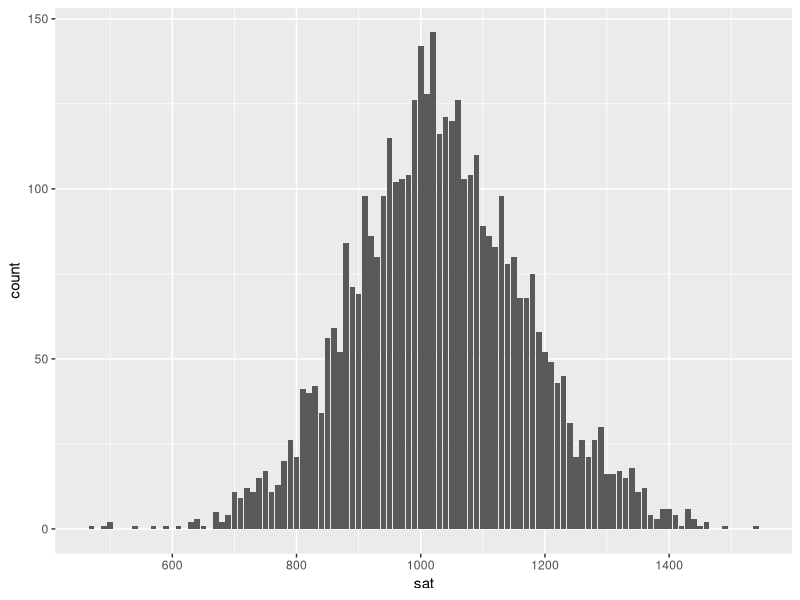
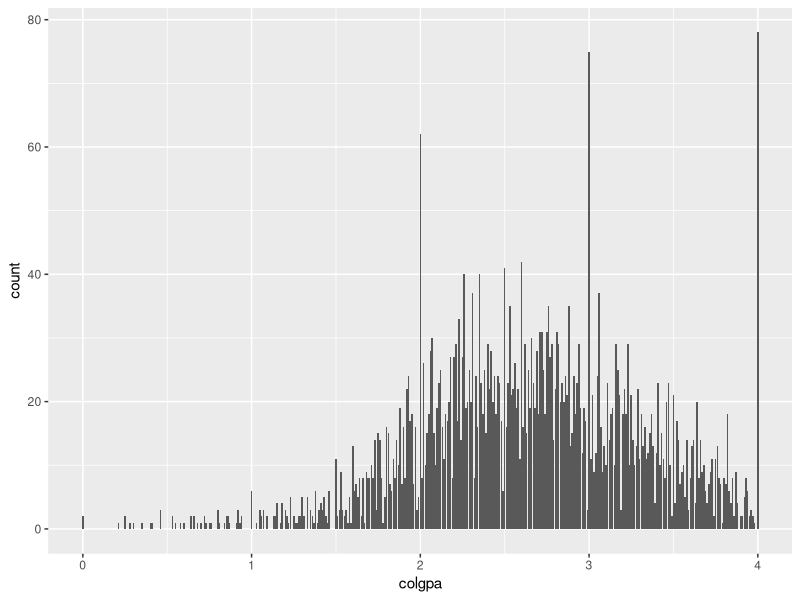
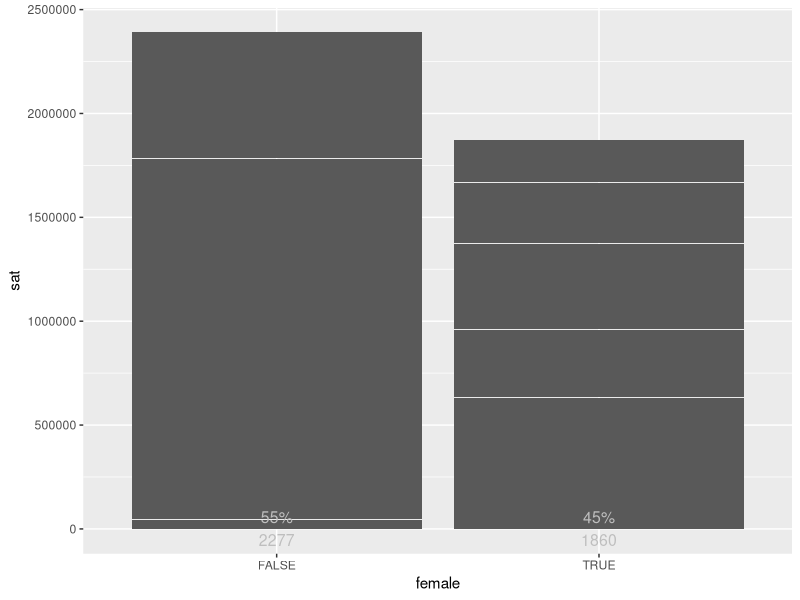
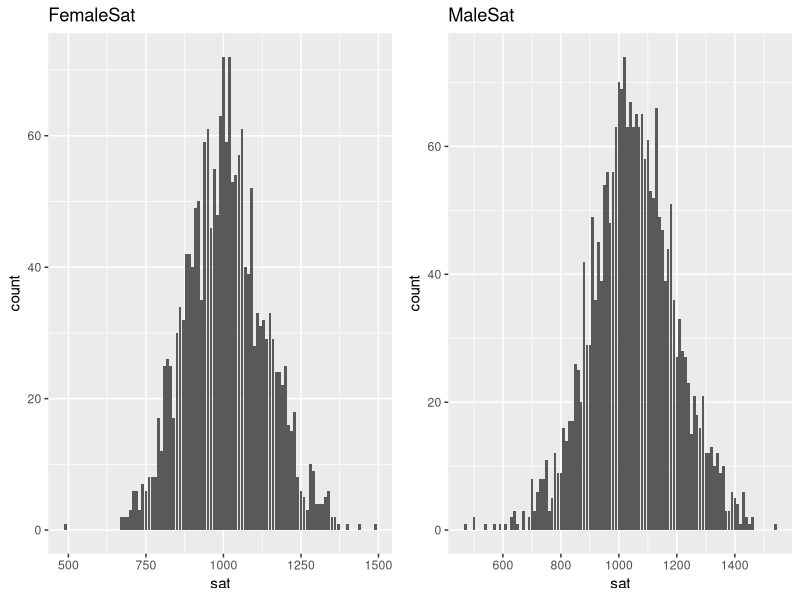
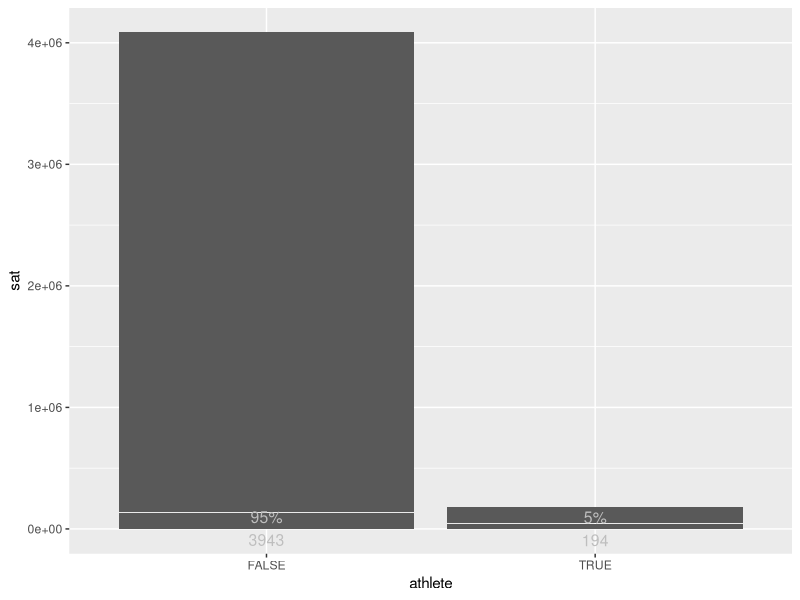
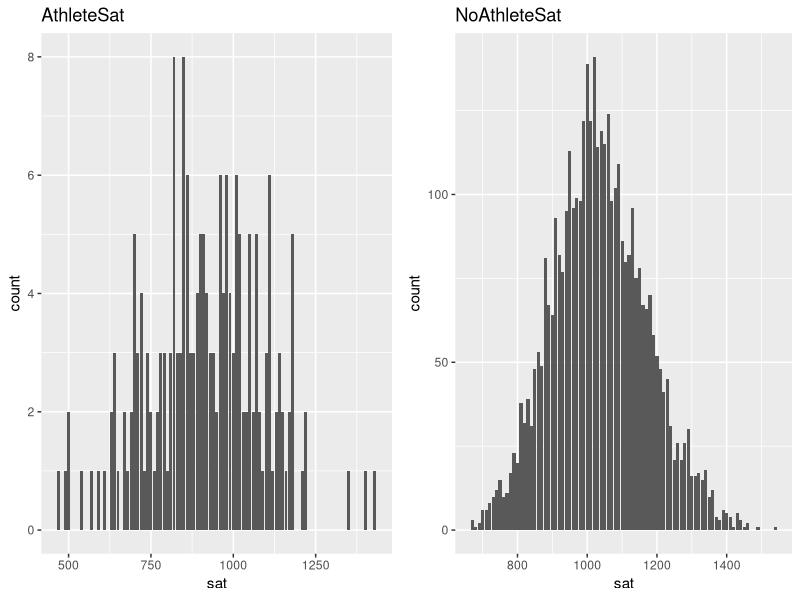
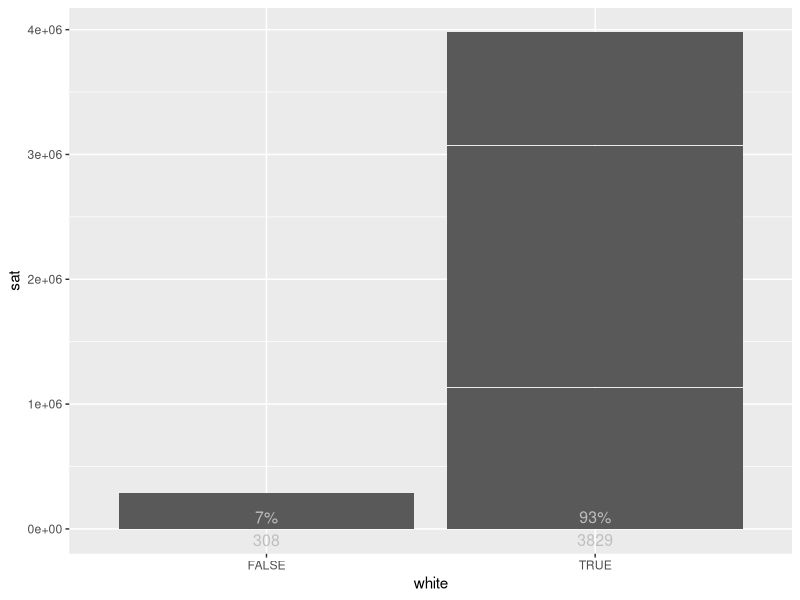
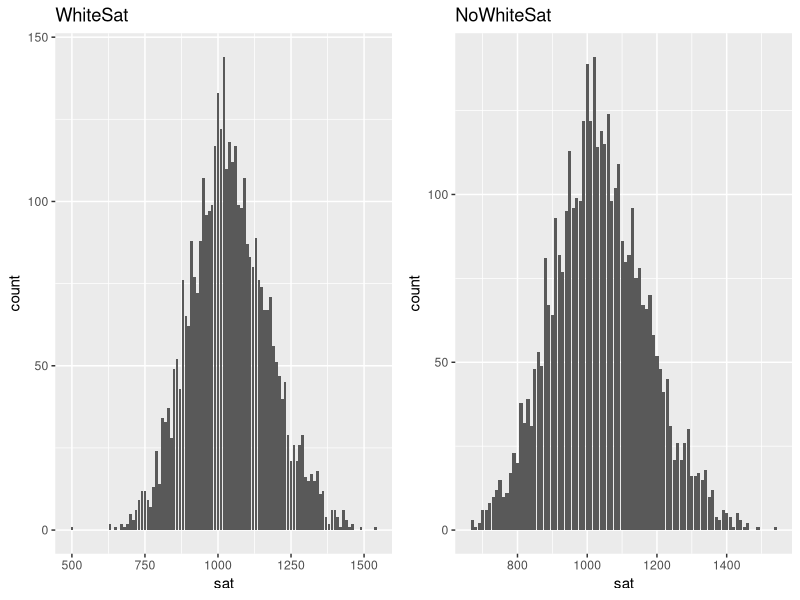

Write the R code that produced these figures, in order.
## ---- chunk 1
knitr::opts_chunk$set(echo = TRUE)
## ---- chunk 2
gpa <- read.csv("gpa_clean.csv")
## ---- chunk 3
str(gpa)
## ---- chunk 4
summary(gpa)
## ---- chunk 5
dim(gpa)
## ---- chunk 6
summary(gpa)
## ---- chunk 7
if (!require('ggplot2')) install.packages('ggplot2'); library('ggplot2')
ggplot(data=gpa, aes(x = sat)) +
  geom_bar()
## ---- chunk 8
if (!require('ggplot2')) install.packages('ggplot2'); library('ggplot2')
ggplot(data=gpa, aes(x = colgpa)) +
  geom_bar()
## ---- chunk 9
if (!require('ggplot2')) install.packages('ggplot2'); library('ggplot2')
ggplot(data=gpa, aes(x = female, y = sat)) +
  geom_bar(stat = "identity") +
  stat_count(aes(label=paste0(sprintf("%1.f", ..count../sum(..count..)*100),
                              "%\n", ..count..), y=0.5*..count..), 
             geom="text", colour="grey", size=4, position=position_dodge(width=.9))
## ---- chunk 10
if (!require('gridExtra')) install.packages('gridExtra'); library('gridExtra')
femalegpa <- gpa[which(gpa$female==TRUE),]
p1 <- ggplot(data=femalegpa, aes(x = sat)) +
  geom_bar() + ggtitle("FemaleSat")
malegpa <- gpa[which(gpa$female==FALSE),]
p2 <- ggplot(data=malegpa, aes(x = sat)) +
  geom_bar() + ggtitle("MaleSat")
grid.arrange(p1, p2, nrow=1)
## ---- chunk 11
ggplot(data=gpa, aes(x = athlete, y = sat)) +
  geom_bar(stat = "identity") +
  stat_count(aes(label=paste0(sprintf("%1.f", ..count../sum(..count..)*100),
                              "%\n", ..count..), y=0.5*..count..), 
             geom="text", colour="grey", size=4, position=position_dodge(width=.9))
## ---- chunk 12
athletegpa <- gpa[which(gpa$athlete==TRUE),]
p3 <- ggplot(data=athletegpa, aes(x = sat)) +
  geom_bar() + ggtitle("AthleteSat")
noathletegpa <- gpa[which(gpa$athlete==FALSE),]
p4 <- ggplot(data=noathletegpa, aes(x = sat)) +
  geom_bar() + ggtitle("NoAthleteSat")
grid.arrange(p3, p4, nrow=1)
## ---- chunk 13
ggplot(data=gpa, aes(x = white, y = sat)) +
  geom_bar(stat = "identity") +
  stat_count(aes(label=paste0(sprintf("%1.f", ..count../sum(..count..)*100),
                              "%\n", ..count..), y=0.5*..count..), 
             geom="text", colour="grey", size=4, position=position_dodge(width=.9))
## ---- chunk 14
whitegpa <- gpa[which(gpa$white==TRUE),]
p5 <- ggplot(data=whitegpa, aes(x = sat)) +
  geom_bar() + ggtitle("WhiteSat")
nowhitegpa <- gpa[which(gpa$athlete==FALSE),]
p6 <- ggplot(data=nowhitegpa, aes(x = sat)) +
  geom_bar() + ggtitle("NoWhiteSat")
grid.arrange(p5, p6, nrow=1)
## ---- chunk 15
ggplot(data=gpa, aes(x = black, y = sat)) +
  geom_bar(stat = "identity") +
  stat_count(aes(label=paste0(sprintf("%1.f", ..count../sum(..count..)*100),
                              "%\n", ..count..), y=0.5*..count..), 
             geom="text", colour="grey", size=4, position=position_dodge(width=.9))
## ---- chunk 16
blackgpa <- gpa[which(gpa$black==TRUE),]
p7 <- ggplot(data=whitegpa, aes(x = sat)) +
  geom_bar() + ggtitle("BlackSat")
noblackgpa <- gpa[which(gpa$black==FALSE),]
p8 <- ggplot(data=noblackgpa, aes(x = sat)) +
  geom_bar() + ggtitle("NoBlackSat")
grid.arrange(p7, p8, nrow=1)
## ---- chunk 17
if (!require('dplyr')) install.packages('dplyr'); library('dplyr')
N=nrow(gpa)
y=rep(0,N)
y1<-data.frame(y)
names(y1)<-"ceros"
gpa2 <-bind_cols(gpa, y1)

p9<-ggplot(gpa2)+ 
  geom_density(aes(x= sat), adjust=2) + 
  aes(colour = female) + 
    labs(title="Female", y=" ", x="  " ) +
  theme(legend.position = "top")         +
  geom_point(aes(x=sat, y=ceros),  size=1)

p10<-ggplot(gpa2)+ 
  geom_density(aes(x= sat), adjust=2) + 
  aes(colour = athlete) + 
    labs(title="Athlete", y=" ", x="  " ) +
  theme(legend.position = "top")         +
  geom_point(aes(x=sat, y=ceros),  size=1)

p11<-ggplot(gpa2)+ 
  geom_density(aes(x= sat), adjust=2) + 
  aes(colour = white) + 
    labs(title="White", y=" ", x=" " ) +
  theme(legend.position = "top")         +
  geom_point(aes(x=sat, y=ceros),  size=1)

p12<-ggplot(gpa2)+ 
  geom_density(aes(x= sat), adjust=2) + 
  aes(colour = black) + 
    labs(title="Black", y=" ", x=" " ) +
  theme(legend.position = "top")         +
  geom_point(aes(x=sat, y=ceros),  size=1)

grid.arrange(p9, p10, p11, p12, ncol=2)
## ---- chunk 18
ggplot(data=gpa, aes(x = female, y =colgpa)) +
  geom_bar(stat = "identity") +
  stat_count(aes(label=paste0(sprintf("%1.f", ..count../sum(..count..)*100),
                              "%\n", ..count..), y=0.5*..count..), 
             geom="text", colour="grey", size=4, position=position_dodge(width=.9))
## ---- chunk 19
femalecolgpa <- gpa[which(gpa$female==TRUE),]
p13 <- ggplot(data=femalecolgpa, aes(x = colgpa)) +
  geom_bar() + ggtitle("FemaleColgpa")
malecolgpa <- gpa[which(gpa$female==FALSE),]
p14 <- ggplot(data=malecolgpa, aes(x = colgpa)) +
  geom_bar() + ggtitle("MaleColgpa")
grid.arrange(p13, p14, nrow=1)
## ---- chunk 20
ggplot(data=gpa, aes(x = athlete, y =colgpa)) +
  geom_bar(stat = "identity") +
  stat_count(aes(label=paste0(sprintf("%1.f", ..count../sum(..count..)*100),
                              "%\n", ..count..), y=0.5*..count..), 
             geom="text", colour="grey", size=4, position=position_dodge(width=.9))
## ---- chunk 21
athletecolgpa <- gpa[which(gpa$athlete==TRUE),]
p15 <- ggplot(data=athletecolgpa, aes(x = colgpa)) +
  geom_bar() + ggtitle("AthleteColgpa")
noathletecolgpa <- gpa[which(gpa$athlete==FALSE),]
p16 <- ggplot(data=noathletecolgpa, aes(x = colgpa)) +
  geom_bar() + ggtitle("NoAthleteColgpa")
grid.arrange(p15, p16, nrow=1)
## ---- chunk 22
ggplot(data=gpa, aes(x = white, y =colgpa)) +
  geom_bar(stat = "identity") +
  stat_count(aes(label=paste0(sprintf("%1.f", ..count../sum(..count..)*100),
                              "%\n", ..count..), y=0.5*..count..), 
             geom="text", colour="grey", size=4, position=position_dodge(width=.9))
## ---- chunk 23
whitecolgpa <- gpa[which(gpa$white==TRUE),]
p17 <- ggplot(data=whitecolgpa, aes(x = colgpa)) +
  geom_bar() + ggtitle("WhiteColgpa")
nowhitecolgpa <- gpa[which(gpa$athlete==FALSE),]
p18 <- ggplot(data=nowhitecolgpa, aes(x = colgpa)) +
  geom_bar() + ggtitle("NoWhiteColgpa")
grid.arrange(p17, p18, nrow=1)
## ---- chunk 24
ggplot(data=gpa, aes(x = black, y =colgpa)) +
  geom_bar(stat = "identity") +
  stat_count(aes(label=paste0(sprintf("%1.f", ..count../sum(..count..)*100),
                              "%\n", ..count..), y=0.5*..count..), 
             geom="text", colour="grey", size=4, position=position_dodge(width=.9))
## ---- chunk 25
blackcolgpa <- gpa[which(gpa$black==TRUE),]
p19 <- ggplot(data=blackcolgpa, aes(x = colgpa)) +
  geom_bar() + ggtitle("BlackColgpa")
noblackcolgpa <- gpa[which(gpa$black==FALSE),]
p20 <- ggplot(data=noblackcolgpa, aes(x = colgpa)) +
  geom_bar() + ggtitle("NoBlackColgpa")
grid.arrange(p19, p20, nrow=1)
## ---- chunk 26
p21<-ggplot(gpa2)+ 
  geom_density(aes(x= colgpa), adjust=2) + 
  aes(colour = female) + 
    labs(title="Female", y=" ", x="  " ) +
  theme(legend.position = "top")         +
  geom_point(aes(x=colgpa, y=ceros),  size=1)

p22<-ggplot(gpa2)+ 
  geom_density(aes(x= colgpa), adjust=2) + 
  aes(colour = athlete) + 
    labs(title="Athlete", y=" ", x="  " ) +
  theme(legend.position = "top")         +
  geom_point(aes(x=colgpa, y=ceros),  size=1)

p23<-ggplot(gpa2)+ 
  geom_density(aes(x= colgpa), adjust=2) + 
  aes(colour = white) + 
    labs(title="White", y=" ", x=" " ) +
  theme(legend.position = "top")         +
  geom_point(aes(x=colgpa, y=ceros),  size=1)

p24<-ggplot(gpa2)+ 
  geom_density(aes(x= colgpa), adjust=2) + 
  aes(colour = black) + 
    labs(title="Black", y=" ", x=" " ) +
  theme(legend.position = "top")         +
  geom_point(aes(x=colgpa, y=ceros),  size=1)

grid.arrange(p21, p22, p23, p24, ncol=2)
## ---- chunk 27
IC <- function(x, NC){
  n <- length(x)
  alfa <- 1-(NC/100)
  sd <- sd(x)
  SE <- sd / sqrt(n)
  
  t <- qt(alfa/2, df=n-1, lower.tail=FALSE)
  L <- mean(x) - t*SE
  U <- mean(x) + t*SE
  return(c(L,U))
}
## ---- chunk 28
ic90sat <- IC(gpa$sat, 90)
ic95sat <- IC(gpa$sat, 95)

ic90sat
ic95sat
## ---- chunk 29
t.test(gpa$sat)
## ---- chunk 30
ic90colgpa <- IC(gpa$colgpa, 90)
ic95colgpa <- IC(gpa$colgpa, 95)

ic90colgpa
ic95colgpa
## ---- chunk 31
t.test(gpa$colgpa)
## ---- chunk 32
p22
## ---- chunk 33
ggplot(data = gpa, aes(x=athlete, y=colgpa)) + geom_boxplot(aes(fill=athlete))
## ---- chunk 34
ttestfunction <- function(x1, x2, CL=0.95, equalvar=TRUE, alternative="bilateral"){
  mean1 <- mean(x1)
  n1 <- length(x1)
  sd1 <- sd(x1)
  mean2 <- mean(x2)
  n2 <- length(x2)
  sd2 <- sd(x2)
  if (equalvar==TRUE){
    s <- sqrt(((n1-1)*sd1^2 + (n2-1)*sd2^2)/(n1+n2-2))
    Sb <- s*sqrt(1/n1 + 1/n2)
    df <- n1 + n2 - 2
  }
  else{
    Sb <- sqrt(sd1^2/n1 + sd2^2/n2)
    denom <- ((sd1^2/n1)^2/(n1-1) + (sd2^2/n2)^2/(n2-2))
    df <- ((sd1^2/n1 + sd2^2/n2)^2) / denom
  }
  alfa <- (1 - CL)
  t <- (mean1 - mean2) / Sb
  if (alternative=="bilateral"){
    tcritical <- qnorm(alfa/2, lower.tail=FALSE)
    pvalue <- pnorm(abs(t), lower.tail=FALSE)*2 
  }
  else if (alternative=="less"){
    tcritical <- qnorm(alfa, df, lower.tail=TRUE)
    pvalue <- pnorm(t, df, lower.tail=TRUE)
  }
  else{
    tcritical <- qnorm(alfa, lower.tail=FALSE)
    pvalue <- pnorm(t, lower.tail=FALSE)
  }
    info <- data.frame(t, tcritical, pvalue)
    info %>% kable() %>% kable_styling()
    return(info)
}
## ---- chunk 35
if (!require('kableExtra')) install.packages('kableExtra'); library('kableExtra')
info <- ttestfunction(gpa$colgpa[gpa$athlete==TRUE], gpa$colgpa[gpa$athlete==FALSE], alternative="less")
info
## ---- chunk 36
t.test(gpa$colgpa[gpa$athlete==TRUE], gpa$colgpa[gpa$athlete==FALSE], alternative="less")
## ---- chunk 37
ic95athlete <- IC(gpa$colgpa[gpa$athlete==TRUE], 95)
ic95noathlete <- IC(gpa$colgpa[gpa$athlete==FALSE], 95)
ic95athlete
ic95noathlete
## ---- chunk 38
p21
## ---- chunk 39
ggplot(data = gpa, aes(x=female, y=colgpa)) + geom_boxplot(aes(fill=female))
## ---- chunk 40
info2 <- ttestfunction(gpa$colgpa[gpa$female==TRUE], gpa$colgpa[gpa$female==FALSE], alternative="greater")
info2
## ---- chunk 41
info3 <- ttestfunction(gpa$colgpa[gpa$female==TRUE], gpa$colgpa[gpa$female==FALSE], CL=0.90, alternative="greater")
info3
## ---- chunk 42
t.test(gpa$colgpa[gpa$female==TRUE], gpa$colgpa[gpa$female==FALSE], alternative="greater")
## ---- chunk 43
ic95female <- IC(gpa$colgpa[gpa$female==TRUE], 95)
ic95nofemale <- IC(gpa$colgpa[gpa$female==FALSE], 95)
ic95female
ic95nofemale
## ---- chunk 44
if (!require('tidyverse')) install.packages('tidyverse'); library('tidyverse')
gpa <- gpa %>% mutate(whiteblack = case_when(
  white == TRUE & black == FALSE ~ 'White',
  white == FALSE & black == TRUE ~ 'Black',
  white == FALSE & black == FALSE ~ 'NA',
))

gpa2 <- gpa2 %>% mutate(whiteblack = case_when(
  white == TRUE & black == FALSE ~ 'White',
  white == FALSE & black == TRUE ~ 'Black',
  white == FALSE & black == FALSE ~ 'NA',
))
## ---- chunk 45
p25<-ggplot(gpa2)+ 
  geom_density(aes(x= colgpa), adjust=2) + 
  aes(colour = whiteblack) + 
    labs(title="White or Black", y=" ", x=" " ) +
  theme(legend.position = "top")         +
  geom_point(aes(x=colgpa, y=ceros),  size=1)

p25
## ---- chunk 46
ggplot(data = gpa, aes(x=whiteblack, y=colgpa)) + geom_boxplot(aes(fill=whiteblack))
## ---- chunk 47
info4 <- ttestfunction(gpa$colgpa[gpa$whiteblack=='White'], gpa$colgpa[gpa$whiteblack=='Black'], alternative="bilateral")
info4
## ---- chunk 48
t.test(gpa$colgpa[gpa$whiteblack=='White'], gpa$colgpa[gpa$whiteblack=='Black'], alternative="two.sided")
## ---- chunk 49
athletes <- gpa[gpa$athlete == TRUE,]
noathletes <- gpa[gpa$athlete == FALSE,]

pie <- data.frame( at=c("Athlete", "No Athlete"), n=c(nrow(athletes), nrow(noathletes)))
ggplot(pie) +
  aes(x = "", y = n, fill = at) +
  geom_bar(stat = "identity", width = 1) +
  coord_polar("y", start = 0) + 
  labs(title = "Athletes and non athletes proportion")
## ---- chunk 50
proptest <- function(p, p0, n, CL = 95, alternative = "bilateral"){
  z <- (p - p0)/sqrt((p0 * (1 - p0)/n))
  alfa <- 1 - CL/100
  if (alternative == "bilateral"){
    pvalue <- pnorm(abs(z), lower.tail = FALSE)*2
    zcritical <- qnorm(alfa/2, lower.tail = FALSE)
  }
  else if (alternative == "less"){
    pvalue <- pnorm(z, lower.tail = TRUE)
    zcritical <- qnorm(alfa, lower.tail = TRUE)
  }
  else{
    pvalue <- pnorm(z, lower.tail = FALSE)
    zcritical <- qnorm(alfa, lower.tail = FALSE)
  }
  
  info <- c(p, p0, z, zcritical, pvalue)
  names(info) <- c("p", "p0", "z", "zcritical", "pvalue")
  return(info)
}
## ---- chunk 51
info5 <- proptest(nrow(athletes)/nrow(gpa), p0 = 0.05, nrow(gpa), alternative = "less")
info5
## ---- chunk 52
prop.test(x=nrow(athletes), n=nrow(gpa), p = 0.05, alternative = "less", correct = FALSE)
## ---- chunk 53
gpa3 <- filter(gpa, athlete == TRUE)
## ---- chunk 54
females <- gpa3[gpa3$female == TRUE,]
males <- gpa3[gpa3$female == FALSE,]

pie2 <- data.frame( at=c("Female", "Male"), n=c(nrow(females), nrow(males)))
ggplot(pie2) +
  aes(x = "", y = n, fill = at) +
  geom_bar(stat = "identity", width = 1) +
  coord_polar("y", start = 0) + 
  labs(title = "Proportion of female and male atheltes")
## ---- chunk 55
info6 <- proptest(nrow(males)/nrow(gpa3), p0 = 0.05, nrow(gpa3), alternative = "greater")
info6
## ---- chunk 56
prop.test(x=nrow(males), n=nrow(gpa3), p = 0.05, alternative = "greater", correct = FALSE)
## ---- chunk 57
resum <- data.frame(Cat = c("P1","P2","P3", "P4", "P5", "P6", "P7", "P8"),
                    Pregunta = linebreak(c("Lectura del fitxer", "Anàlisi descriptiva del dataset", "Interval de confiança de sat i colgpa", " Els atletes tenen una nota mitja inferior a la nota mitja de les persones no atletes?", "Les dones tenen una nota mitjana superior als homes?", " Les notes de la raça white son iguals a la raça black?", "La proporció d’atletes a la població és inferior a 0.05?", "Hi ha més atletes masculins que atletes femenins?")),
                    Resultat = linebreak(c("Lectura correcta", "Diferents visualitzacions per a interpretar el dataset", "Sat al 95%: (1026.082, 1034.580), colgpa al 95%: (2.634080, 2.674182)", "t = -5.91'309, tcritical = 4133.355, pvalue = 0", "t = 7.011716, tcritical 1.644854, pvalue = 1.177066e-12", "t = 9.559319, tcritical = 1.959964, pvalue = 1.185339e-21", "p = 0.04689388, p0 = 0.05, z = -0.91667115, zcritical = -1.64485363, pvalue = 0.17965749", "p = 0.7680412, p0 = 0.05, z = 45.8884561, zcritical = 1.6448536, pvalue = 0")),
                    Conclusió = linebreak(c("Es pot procedir amb l'anàlisi", "Més homes que dones, és no atletes que atletes, més white que black... distribucions normals al dataset", "L'interval de confiança al 95% és més ampli que al 90%", "Amb un pvalue de 0, es rebutja la hipòtesi nul-la a favor de la alternativa, la nota mitjana dels atletes és inferior significativament a la dels no atletes", "El valor observat es troba fora de la regió acceptada per a la hipòtesi nul·la (-1.644854, 1.644854) per tant, es refuta la hipòtesi nul·la, la nota mitjana de les dones és superior significativament a la dels homes", "El valor observat és 9.559319, que està fora de la regió acceptada per la hipòtesi nul·la, per tant, es rebutja la hipòtesi nul·la de la igualtat de notes mitjanes amb un nivell de confiança del 95%, és a dir, les notes entre white i black no són iguals, són diferents", "Tenint el p-value sent 0.1797 major a 0.05, hi ha una forta evidència cap a la hipòtesi nul·la, és a dir, la proporció d'atletes és inferior al 5% amb un nivell de confiança del 95%", "Tenint en compte que el pvalue és igual a 0, es pot descartar la hipòtesi nul·la a favor de l'alternativa, hi ha més atletes entre els homes que en les dones en la població d'estudiants amb un nivell de confiança del 95%")))
kable(resum, col.names = c("N", "Pregunta", "Resultat (valor observat, crític, valor p...)", "Conclusió"), escape = F, caption = "Taula de Resultats") %>%
  kable_styling(latex_options = "hold_position")
